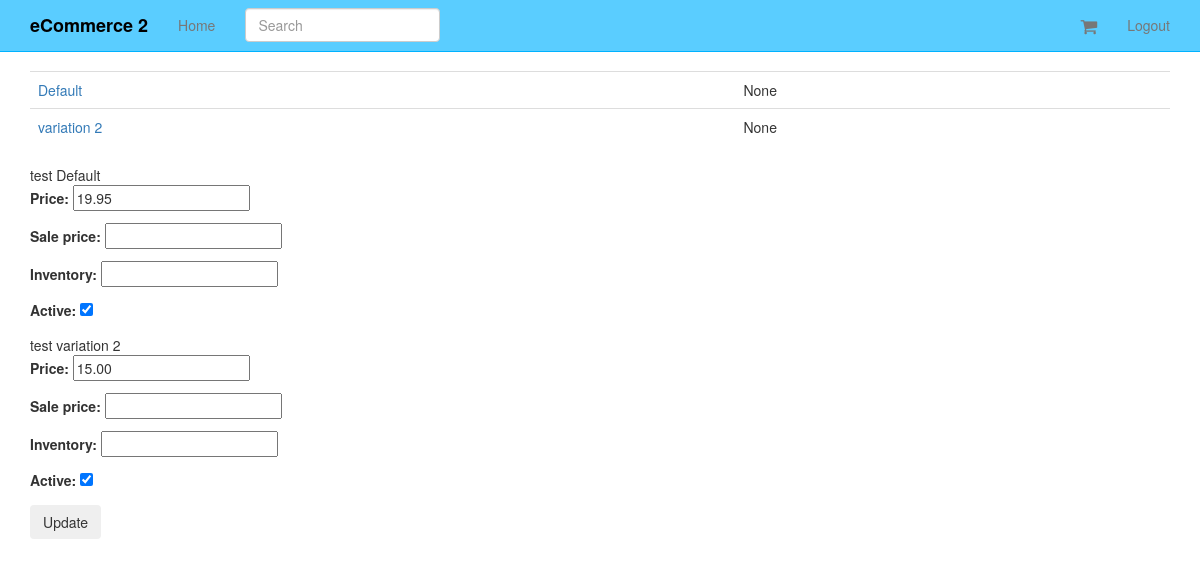
Page /products/1/inventory/ (signed in) on the earlier database version.
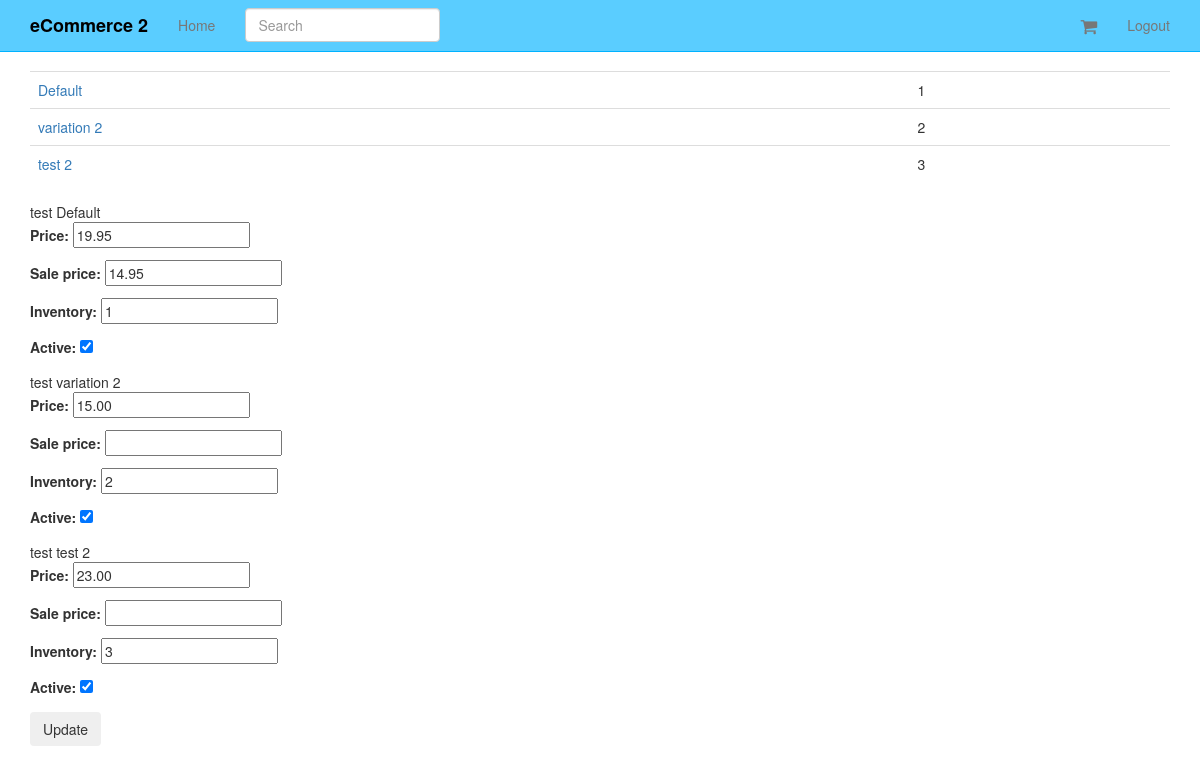
Same page on the later database version.
### products/models.py (models this page shows, shortened)
class Variation(models.Model):
    product = models.ForeignKey(Product)
    title = models.CharField(max_length=120)
    price = models.DecimalField(decimal_places=2, max_digits=20)
    sale_price = models.DecimalField(decimal_places=2, max_digits=20, null=True, blank=True)
    active = models.BooleanField(default=True)
    inventory = models.IntegerField(null=True, blank=True)  # refer none == unlimited amount
    def get_absolute_url(self):
        return self.product.get_absolute_url()

class Product(models.Model):
    title = models.CharField(max_length=120)
    description = models.TextField(blank=True, null=True)
    price = models.DecimalField(decimal_places=2, max_digits=20)
    active = models.BooleanField(default=True)
    categories = models.ManyToManyField('Category', blank=True)
    default = models.ForeignKey('Category', related_name='default_category', null=True, blank=True)
    objects = ProductManager()
    class Meta:
        ordering = ["-title"]
    def get_absolute_url(self):
        return reverse("product_detail", kwargs={"pk": self.pk})

### products/views.py (the view, shortened to what this page needs)
# urls.py: url(r'^(?P<pk>\d+)/inventory/$', VariationListView.as_view(), name='product_inventory'),
class VariationListView(StaffRequiredMixin, ListView):
    model = Variation
    queryset = Variation.objects.all()
    def get_context_data(self, *args, **kwargs):
        context = super(VariationListView, self).get_context_data(*args, **kwargs)
        context["formset"] = VariationInventoryFormSet(queryset=self.get_queryset())
        return context
    def get_queryset(self, *args, **kwargs):
        product_pk = self.kwargs.get("pk")
        if product_pk:
            product = get_object_or_404(Product, pk=product_pk)
            queryset = Variation.objects.filter(product=product)
        return queryset

### products/mixins.py (called while the page is built)
    @method_decorator(login_required)
    def dispatch(self, request, *args, **kwargs):
        if request.user.is_staff:
            return super(StaffRequiredMixin, self).dispatch(request, *args, **kwargs)
        else:
            raise Http404

### products/models.py (called while the page is built)
    def active(self):
        return self.filter(active=True)

    def get_queryset(self):
        return ProductQuerySet(self.model, using=self._db)

    def all(self, *args, **kwargs):
        return self.get_queryset().active()

### products/templates/products/variation_list.html (shortened to what this page needs)
{% extends 'base.html' %}
{% block content %}
<table class='table'>
    {% for object in object_list %}
    <tr>
        <td><a href='{{ object.get_absolute_url }}'> {{ object.title }}</a></td>
        <td>{{ object.inventory }}</td>
    </tr>
    {% endfor %}
</table>
<form method='POST' action=''> {% csrf_token %}
    {% for form in formset %}
    {{ form.instance.product.title }}
    {{ form.instance.title }}
    {{ form.as_p }}
    {% endfor %}
    <input type='submit' value='Update' class='btn' />
</form>
{% endblock %}

### templates/base.html (shortened to what this page needs)
{% load staticfiles %}
<!DOCTYPE html>
<html lang="en">
  <head>
    {% include 'head_css.html' %}
  </head>
  <body>
    {% include 'navbar.html' %}
    <div class="container">
      {% block content %}
      {% endblock %}
      </div>
  </body>
</html>

### templates/head_css.html
{% load staticfiles %}
    <link rel="stylesheet" href="//maxcdn.bootstrapcdn.com/font-awesome/4.3.0/css/font-awesome.min.css">
    <link href="{% static 'css/bootstrap.min.css' %}" rel="stylesheet">
    <link href="{% static 'css/navbar-static-top.css' %}" rel="stylesheet">
     <link href="{% static 'css/custom.css' %}" rel="stylesheet">

### templates/navbar.html (shortened to what this page needs)
{% load staticfiles %}
    <nav class="navbar navbar-default navbar-static-top">
      <div class="container">
        <div class="navbar-header">
          <a class="navbar-brand" href="{% url 'home' %}">eCommerce 2</a>
        </div>
        <div id="navbar" class="navbar-collapse collapse">
          <ul class="nav navbar-nav">
            <li><a href="{% url 'home' %}">Home</a></li>
            <form class="navbar-form navbar-left" method="GET" role="search" action='{% url "products" %}'>
            <div class="form-group">
              <input type="text" class="form-control" placeholder="Search" name="q">
            </div>
          </form>
          </ul>
          <ul class="nav navbar-nav navbar-right">
          <li>
            <a href='{% url "cart" %}'><i class="fa fa-shopping-cart fa-navbar-cart"></i> </a>
          </li>
          {% if request.user.is_authenticated %}
            <li><a href="{% url 'auth_logout' %}">Logout</a></li>
            {% endif %}
          </ul>
        </div>
      </div>
    </nav>

### templates/javascript.html (shortened to what this page needs)
{% load staticfiles %}

### static_in_pro/our_static/css/navbar-static-top.css (style rules this page uses)
body { min-height: 1000px; }
.navbar-static-top { margin-bottom: 19px; background-color: #5ACDFF; border-color: #00B2FF; }
.navbar-default .navbar-brand { color: #000; font-weight: 900; }

### static_in_pro/our_static/css/custom.css (style rules this page uses)
.fa-navbar-cart { font-size: 18px; vertical-align: middle; }

Differences in the rows shown:
changed Variation "Default": inventory "None" → "1"
changed Variation "variation 2": inventory "None" → "2"
added Variation: title "test 2", inventory "3", instance.product "test", instance "test 2"
Other differences:
form field as_p: (not shown) → "14.95"
form field as_p: (not shown) → "1"
form field as_p: (not shown) → "2"
new list line: "Price: Sale price: Inventory: Active: 23.00  3 ☑"
